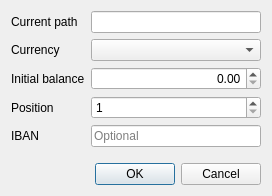
<?xml version="1.0" encoding="UTF-8"?>
<ui version="4.0">
 <class>CashAccountDialog</class>
 <widget class="QDialog" name="CashAccountDialog">
  <property name="windowModality">
   <enum>Qt::WindowModal</enum>
  </property>
  <property name="geometry">
   <rect>
    <x>0</x>
    <y>0</y>
    <width>272</width>
    <height>196</height>
   </rect>
  </property>
  <property name="sizePolicy">
   <sizepolicy hsizetype="Preferred" vsizetype="Preferred">
    <horstretch>0</horstretch>
    <verstretch>0</verstretch>
   </sizepolicy>
  </property>
  <property name="windowTitle">
   <string>Dialog</string>
  </property>
  <layout class="QVBoxLayout" name="verticalLayout">
   <property name="sizeConstraint">
    <enum>QLayout::SetDefaultConstraint</enum>
   </property>
   <item>
    <layout class="QFormLayout" name="formLayout">
     <item row="0" column="0">
      <widget class="QLabel" name="currentPathLabel">
       <property name="text">
        <string>Current path</string>
       </property>
      </widget>
     </item>
     <item row="0" column="1">
      <widget class="QLineEdit" name="currentPathLineEdit"/>
     </item>
     <item row="1" column="0">
      <widget class="QLabel" name="currencyLabel">
       <property name="text">
        <string>Currency</string>
       </property>
      </widget>
     </item>
     <item row="1" column="1">
      <widget class="QComboBox" name="currencyComboBox"/>
     </item>
     <item row="2" column="0">
      <widget class="QLabel" name="initialBalanceLabel">
       <property name="text">
        <string>Initial balance</string>
       </property>
      </widget>
     </item>
     <item row="2" column="1">
      <widget class="QDoubleSpinBox" name="initialBalanceDoubleSpinBox">
       <property name="alignment">
        <set>Qt::AlignRight|Qt::AlignTrailing|Qt::AlignVCenter</set>
       </property>
       <property name="showGroupSeparator" stdset="0">
        <bool>true</bool>
       </property>
      </widget>
     </item>
     <item row="3" column="0">
      <widget class="QLabel" name="positionLabel">
       <property name="text">
        <string>Position</string>
       </property>
      </widget>
     </item>
     <item row="3" column="1">
      <widget class="QSpinBox" name="positionSpinBox">
       <property name="alignment">
        <set>Qt::AlignLeading|Qt::AlignLeft|Qt::AlignVCenter</set>
       </property>
       <property name="minimum">
        <number>1</number>
       </property>
      </widget>
     </item>
     <item row="4" column="1">
      <widget class="QLineEdit" name="ibanLineEdit">
       <property name="placeholderText">
        <string>Optional</string>
       </property>
      </widget>
     </item>
     <item row="4" column="0">
      <widget class="QLabel" name="ibanLabel">
       <property name="text">
        <string>IBAN</string>
       </property>
      </widget>
     </item>
    </layout>
   </item>
   <item>
    <widget class="QDialogButtonBox" name="buttonBox">
     <property name="standardButtons">
      <set>QDialogButtonBox::Cancel|QDialogButtonBox::Ok</set>
     </property>
    </widget>
   </item>
  </layout>
 </widget>
 <tabstops>
  <tabstop>currentPathLineEdit</tabstop>
  <tabstop>currencyComboBox</tabstop>
  <tabstop>initialBalanceDoubleSpinBox</tabstop>
  <tabstop>positionSpinBox</tabstop>
 </tabstops>
 <resources/>
 <connections/>
</ui>
